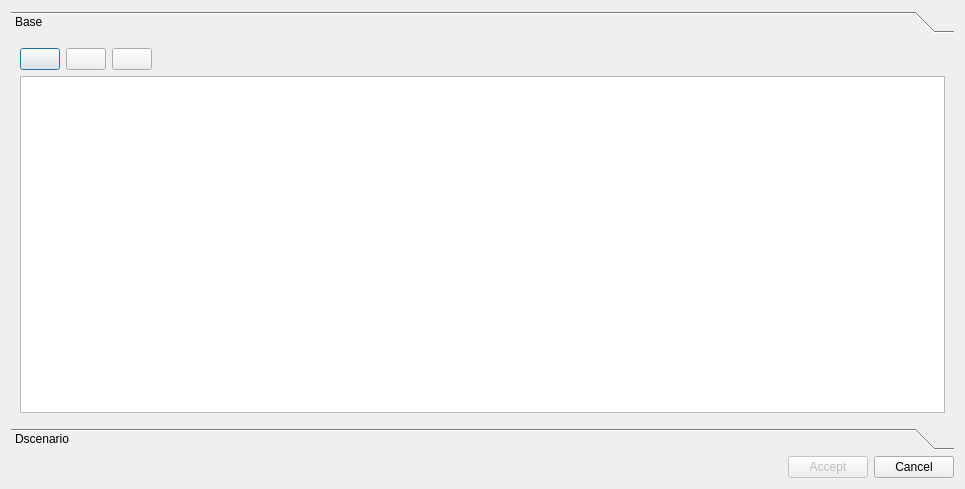
<?xml version="1.0" encoding="UTF-8"?>
<ui version="4.0">
 <class>info_epa_outlet</class>
 <widget class="QDialog" name="info_epa_outlet">
  <property name="geometry">
   <rect>
    <x>0</x>
    <y>0</y>
    <width>965</width>
    <height>489</height>
   </rect>
  </property>
  <property name="windowTitle">
   <string>Outlet</string>
  </property>
  <layout class="QGridLayout" name="gridLayout_5">
   <item row="0" column="0">
    <widget class="QToolBox" name="toolBox">
     <property name="currentIndex">
      <number>0</number>
     </property>
     <widget class="QWidget" name="page">
      <property name="geometry">
       <rect>
        <x>0</x>
        <y>0</y>
        <width>943</width>
        <height>368</height>
       </rect>
      </property>
      <attribute name="label">
       <string>Base</string>
      </attribute>
      <layout class="QGridLayout" name="gridLayout_4">
       <item row="3" column="0">
        <layout class="QGridLayout" name="lyt_base">
         <item row="0" column="0">
          <widget class="QTableView" name="tbl_outlet"/>
         </item>
        </layout>
       </item>
       <item row="0" column="0">
        <layout class="QHBoxLayout" name="horizontalLayout">
         <item>
          <widget class="QPushButton" name="btn_add_base">
           <property name="text">
            <string/>
           </property>
          </widget>
         </item>
         <item>
          <widget class="QPushButton" name="btn_delete_base">
           <property name="text">
            <string/>
           </property>
          </widget>
         </item>
         <item>
          <widget class="QPushButton" name="btn_edit_base">
           <property name="text">
            <string/>
           </property>
          </widget>
         </item>
         <item>
          <spacer name="horizontalSpacer">
           <property name="orientation">
            <enum>Qt::Horizontal</enum>
           </property>
           <property name="sizeHint" stdset="0">
            <size>
             <width>40</width>
             <height>20</height>
            </size>
           </property>
          </spacer>
         </item>
        </layout>
       </item>
      </layout>
     </widget>
     <widget class="QWidget" name="page_2">
      <property name="geometry">
       <rect>
        <x>0</x>
        <y>0</y>
        <width>943</width>
        <height>368</height>
       </rect>
      </property>
      <attribute name="label">
       <string>Dscenario</string>
      </attribute>
      <layout class="QGridLayout" name="gridLayout_3">
       <item row="3" column="0">
        <layout class="QGridLayout" name="lyt_dscenario">
         <item row="0" column="0">
          <widget class="QTableView" name="tbl_dscenario_outlet"/>
         </item>
        </layout>
       </item>
       <item row="0" column="0">
        <layout class="QHBoxLayout" name="horizontalLayout_2">
         <item>
          <widget class="QPushButton" name="btn_add_dscenario">
           <property name="text">
            <string/>
           </property>
          </widget>
         </item>
         <item>
          <widget class="QPushButton" name="btn_delete_dscenario">
           <property name="text">
            <string/>
           </property>
          </widget>
         </item>
         <item>
          <widget class="QPushButton" name="btn_edit_dscenario">
           <property name="text">
            <string/>
           </property>
          </widget>
         </item>
         <item>
          <spacer name="horizontalSpacer_2">
           <property name="orientation">
            <enum>Qt::Horizontal</enum>
           </property>
           <property name="sizeHint" stdset="0">
            <size>
             <width>40</width>
             <height>20</height>
            </size>
           </property>
          </spacer>
         </item>
        </layout>
       </item>
      </layout>
     </widget>
    </widget>
   </item>
   <item row="1" column="0">
    <layout class="QGridLayout" name="lyt_buttons">
     <item row="0" column="0">
      <spacer name="horizontalSpacer_3">
       <property name="orientation">
        <enum>Qt::Horizontal</enum>
       </property>
       <property name="sizeHint" stdset="0">
        <size>
         <width>40</width>
         <height>20</height>
        </size>
       </property>
      </spacer>
     </item>
     <item row="0" column="1">
      <widget class="QPushButton" name="btn_accept">
       <property name="enabled">
        <bool>false</bool>
       </property>
       <property name="text">
        <string>Accept</string>
       </property>
      </widget>
     </item>
     <item row="0" column="2">
      <widget class="QPushButton" name="btn_cancel">
       <property name="text">
        <string>Cancel</string>
       </property>
      </widget>
     </item>
    </layout>
   </item>
  </layout>
 </widget>
 <tabstops>
  <tabstop>btn_add_base</tabstop>
  <tabstop>btn_delete_base</tabstop>
  <tabstop>btn_edit_base</tabstop>
  <tabstop>tbl_outlet</tabstop>
  <tabstop>btn_accept</tabstop>
  <tabstop>btn_cancel</tabstop>
  <tabstop>btn_delete_dscenario</tabstop>
  <tabstop>btn_edit_dscenario</tabstop>
  <tabstop>tbl_dscenario_outlet</tabstop>
  <tabstop>btn_add_dscenario</tabstop>
 </tabstops>
 <resources/>
 <connections/>
</ui>
